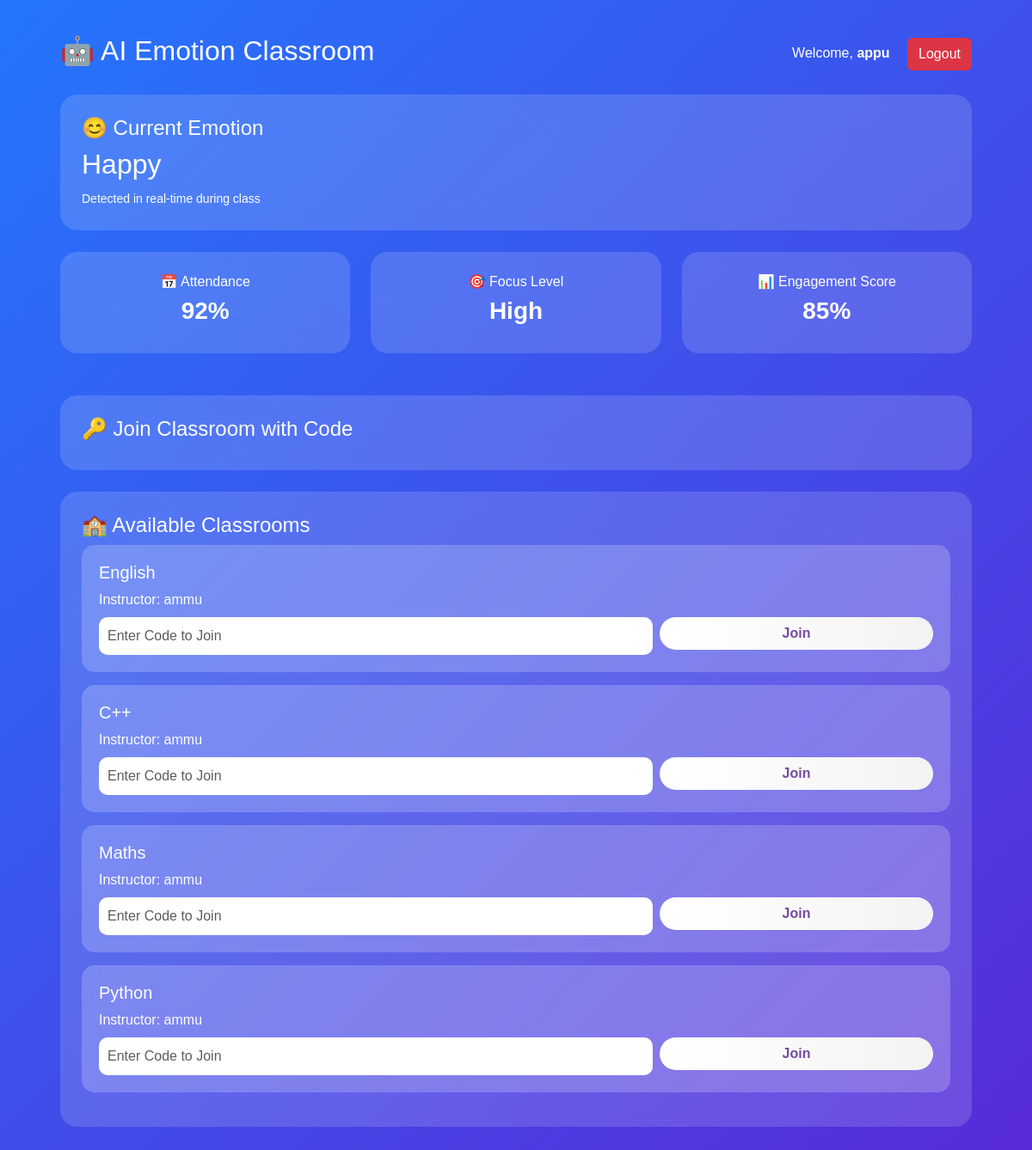
The app's page /student/dashboard/ (signed in) with its own data.
### emotionapp/models.py (models this page shows, shortened)
class CustomUser(AbstractUser):
    ROLE_CHOICES = (
        ('teacher', 'Teacher'),
        ('student', 'Student'),
    )
    role = models.CharField(max_length=10, choices=ROLE_CHOICES, default='student')
    is_active_student = models.BooleanField(default=True)

class Classroom(models.Model):
    title = models.CharField(max_length=100)
    code = models.CharField(max_length=20)
    teacher = models.ForeignKey(CustomUser, on_delete=models.CASCADE)

### emotionapp/views.py (the view)
# urls.py: path('student/dashboard/', views.student_dashboard, name='student_dashboard'),
@login_required
def student_dashboard(request):
    classrooms = Classroom.objects.all()
    return render(request, "student_dashboard.html", {"classrooms": classrooms})

### templates/student_dashboard.html (shortened to what this page needs)
<!DOCTYPE html>
<html lang="en">
<head>
    <link href="https://cdn.jsdelivr.net/npm/bootstrap@5.3.0/dist/css/bootstrap.min.css" rel="stylesheet">
</head>
<body>
<div class="dashboard-container container">
    <div class="d-flex justify-content-between align-items-center mb-4">
        <h2>🤖 AI Emotion Classroom</h2>
        <div>
            Welcome, <strong>{{ request.user.username }}</strong>
            <a href="{% url 'logout' %}" class="btn btn-danger ms-3">
                Logout
            </a>
        </div>
    </div>
    <div class="card-box">
        <h4>😊 Current Emotion</h4>
        <h2>
            {{ latest_emotion|default:"Happy" }}
        </h2>
        <small>Detected in real-time during class</small>
    </div>
    <div class="row">
        <div class="col-md-4">
            <div class="card-box stat-card">
                <h6>📅 Attendance</h6>
                <h3>{{ attendance|default:"92%" }}</h3>
            </div>
        </div>
        <div class="col-md-4">
            <div class="card-box stat-card">
                <h6>🎯 Focus Level</h6>
                <h3>{{ focus_level|default:"High" }}</h3>
            </div>
        </div>
        <div class="col-md-4">
            <div class="card-box stat-card">
                <h6>📊 Engagement Score</h6>
                <h3>{{ engagement|default:"85%" }}</h3>
            </div>
        </div>
    </div>
    <div class="card-box mt-4">
        <h4>🔑 Join Classroom with Code</h4>
    </div>
    <div class="card-box">
        <h4>🏫 Available Classrooms</h4>
        {% for classroom in classrooms %}
        <div class="class-item">
            <h5>{{ classroom.title }}</h5>
            <p class="mb-2">Instructor: {{ classroom.teacher }}</p>
            <form method="post" action="{% url 'join_class' classroom.id %}">
                <div class="row g-2">
                    <div class="col-md-8">
                        <input type="text" name="code"
                               placeholder="Enter Code to Join"
                               class="form-control" required>
                    </div>
                    <div class="col-md-4">
                        <button class="btn btn-join w-100">
                            Join
                        </button>
                    </div>
                </div>
            </form>
        </div>
        {% empty %}
        <p>No classrooms available.</p>
        {% endfor %}
    </div>
</div>
</body>
</html>

### templates/student_dashboard.html (style rules this page uses)
body { margin: 0; font-family: 'Poppins', sans-serif; background: linear-gradient(-45deg, #667eea, #764ba2, #6a11cb, #2575fc); background-size: 400% 400%; animation: gradientBG 12s ease infinite; color: white; min-height: 100vh; }
.dashboard-container { padding: 40px; }
.card-box { background: rgba(255,255,255,0.15); backdrop-filter: blur(20px); border-radius: 20px; padding: 25px; margin-bottom: 25px; transition: 0.3s ease; }
.stat-card { text-align: center; }
.stat-card h3 { font-weight: bold; }
.btn-join { background: linear-gradient(90deg, #ffffff, #f3f3f3); color: #764ba2; font-weight: bold; border-radius: 30px; transition: 0.3s; }
.class-item { background: rgba(255,255,255,0.2); padding: 20px; border-radius: 15px; margin-bottom: 15px; transition: 0.3s; }
.form-control { border-radius: 10px; border: none; padding: 10px; }

### records on screen
CustomUser: user.username "appu"
Classroom: title "English", teacher "ammu"
Classroom: title "C++", teacher "ammu"
Classroom: title "Maths", teacher "ammu"
Classroom: title "Python", teacher "ammu"

### other values on screen
{{ latest_emotion|default:"Happy" }} "Happy"
{{ attendance|default:"92%" }} "92%"
{{ focus_level|default:"High" }} "High"
{{ engagement|default:"85%" }} "85%"
